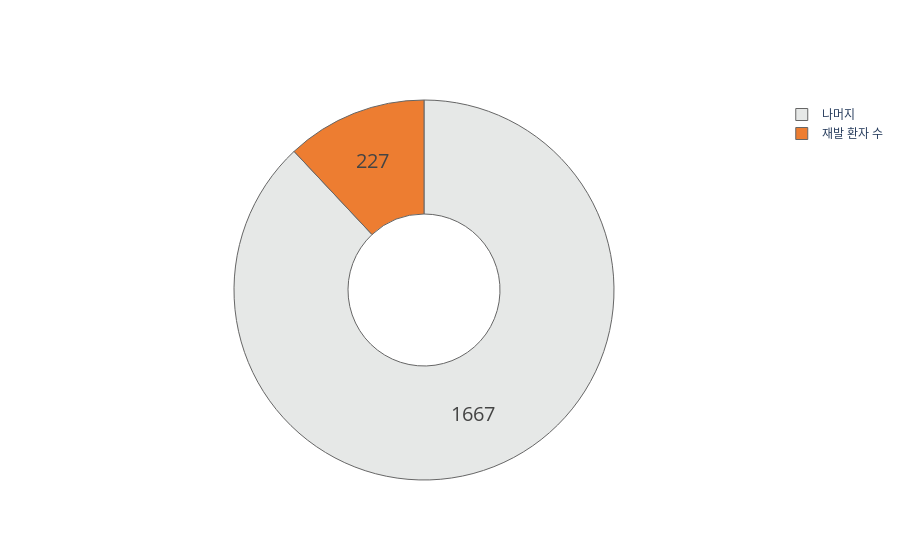

The code cell stored with this chart in its notebook:
### Code cell
fig = go.Figure(data=[go.Pie(labels=['재발 환자 수', '나머지'],
                             values=[227, 1667])])
fig.update_traces(hoverinfo='label+percent', textinfo='value', textfont_size=20,
                  marker=dict(colors=['#ED7D31', '#e6e8e7'], line=dict(color='#666666', width=1)),
                  hole = 0.4)
fig.show()

### Figure 1 — Plotly figure (JSON) as saved in the notebook; plotly's stock layout.template omitted (floating-point values rounded to 4 significant figures)
{"data": [{"hole": 0.4, "hoverinfo": "label+percent", "labels": ["재발 환자 수", "나머지"], "marker": {"colors": ["#ED7D31", "#e6e8e7"], "line": {"color": "#666666", "width": 1}}, "textfont": {"size": 20}, "textinfo": "value", "type": "pie", "values": [227, 1667]}], "layout": {"autosize": true}}
